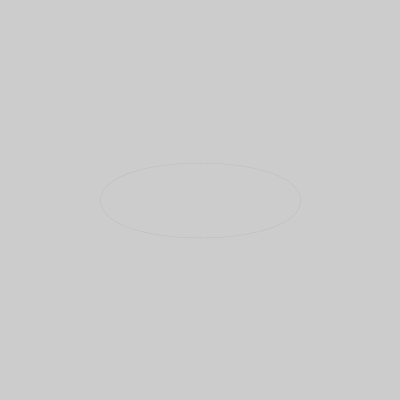
Frame 1 (no input)
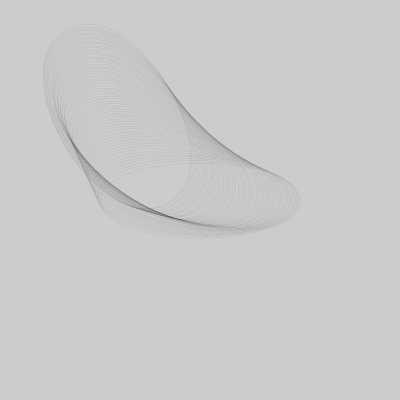
Frame 60 (the mouse pressed at the canvas centre just before this capture)
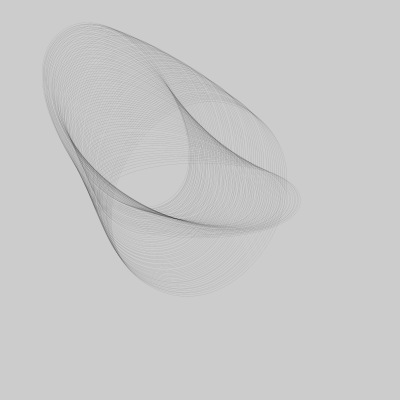
Frame 120 (the mouse held since frame 60 and released just before this capture)

The Processing sketch that drew these frames (run headless with seeded random() and noise(); from frame 60 on, the mouse is pressed at the canvas centre):

// Processing sketch: hdpk_ss16_08_03b
// ── hdpk_ss16_08_03b.pde
PVector position;
float rotation = 0;
float thickness = 50;
float thickness_change = 0.5;

void setup(){
  size(400, 400);
  
  // start in the center
  position = new PVector(width/2, height/2);
  
  noFill();
  stroke(0, 50);
  strokeWeight(0.2);
}

void draw(){
  translate(position.x, position.y);
  rotate(radians(rotation));
  
  // draw bezier
  bezier(-100, 0, -100, thickness, 100, thickness, 100, 0);
  bezier(-100, 0, -100, -thickness, 100, -thickness, 100, 0);
  
  PVector mouse = new PVector(mouseX, mouseY);
  mouse.sub(position);
  mouse.setMag(2);
  position.add(mouse);
    
  rotation += 1;
  thickness += thickness_change;
  if(thickness > 150) thickness_change = -thickness_change;
  if(thickness < 50) thickness_change = -thickness_change;
}
